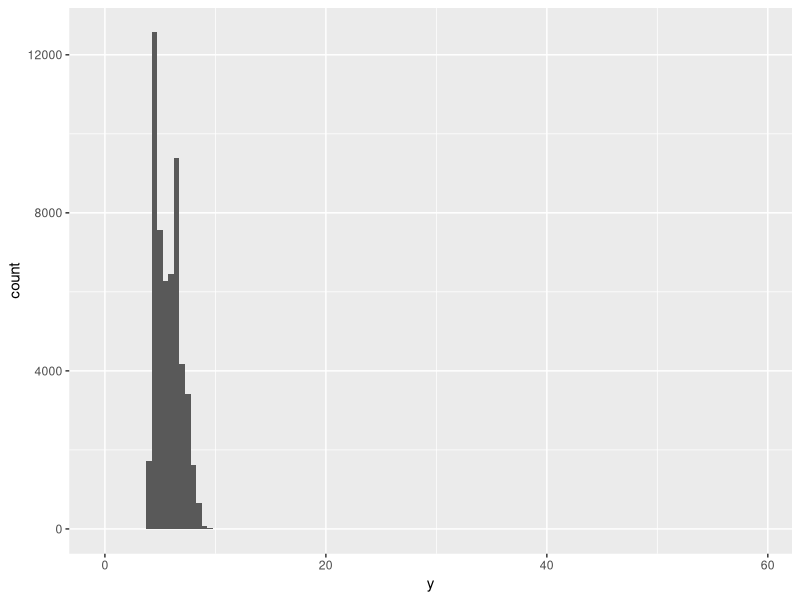
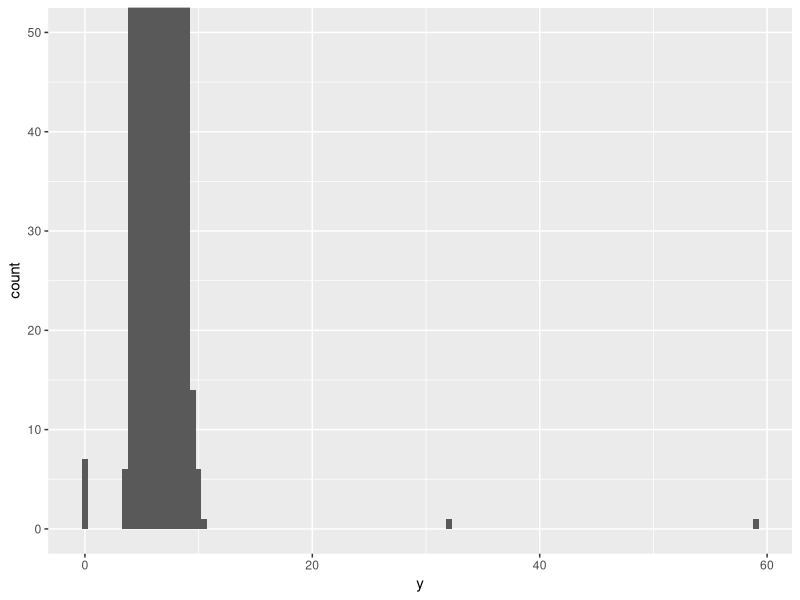

Generate these figures, in order, with R:
## ---- chunk 1
#| message: false
library(tidyverse)
## ---- chunk 2
table1


table2


table3

## ---- chunk 3

## ---- chunk 4
table1 |>
  mutate(rate = cases / population * 10000)
## ---- chunk 5
table1 |> 
  group_by(year) |> 
  summarize(total_cases = sum(cases))
## ---- chunk 6
ggplot(diamonds, aes(x = y)) + 
  geom_histogram(binwidth = 0.5)
## ---- chunk 7
ggplot(diamonds, aes(x = y)) + 
  geom_histogram(binwidth = 0.5) +
  coord_cartesian(ylim = c(0, 50)) # also has an xlim() option
## ---- chunk 8
unusual <- diamonds |> 
  filter(y < 3 | y > 20) |> 
  select(price, x, y, z) |>
  arrange(y)
unusual
## ---- chunk 9

## ---- chunk 10

